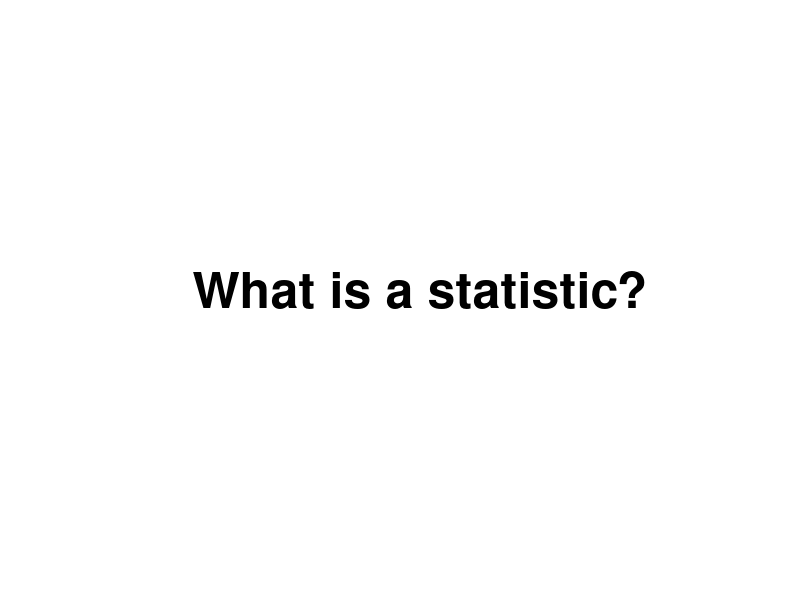
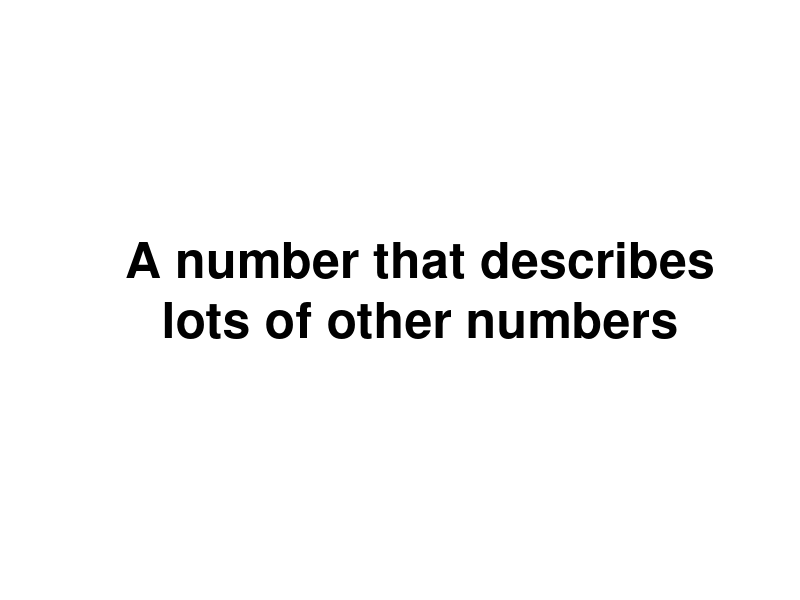
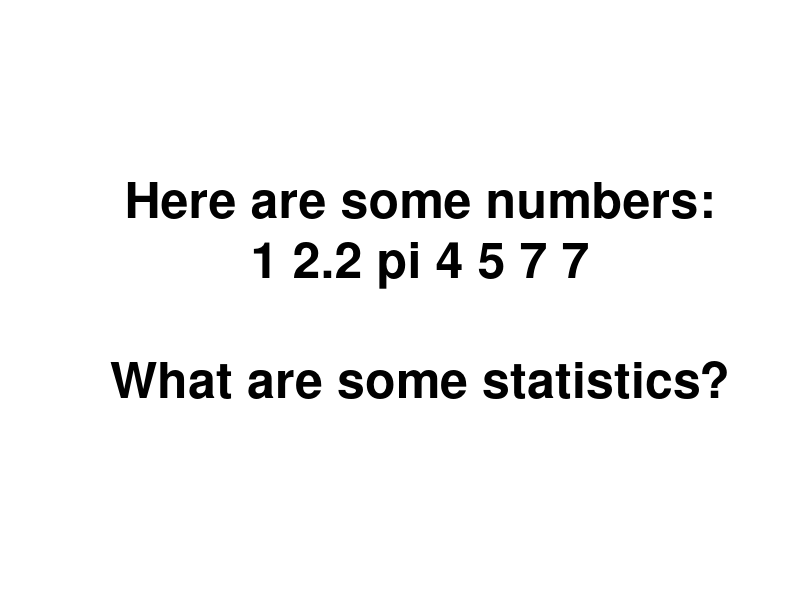
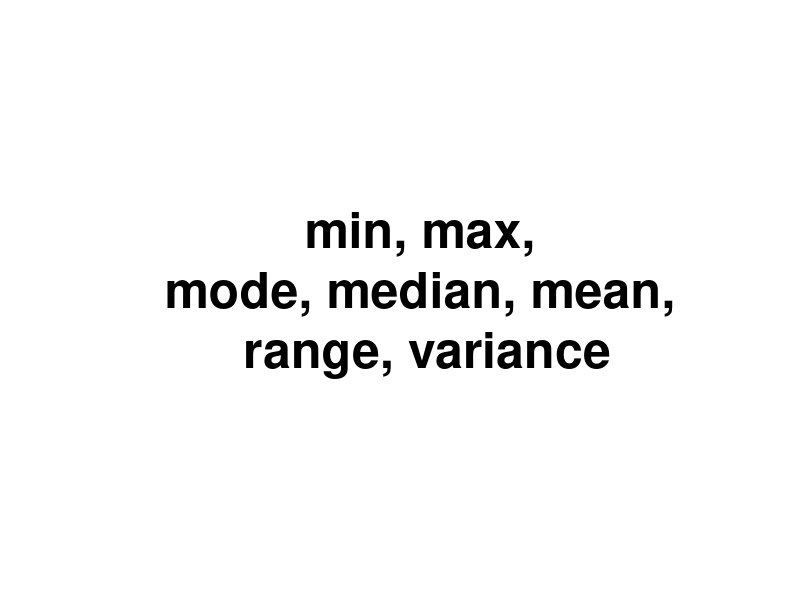
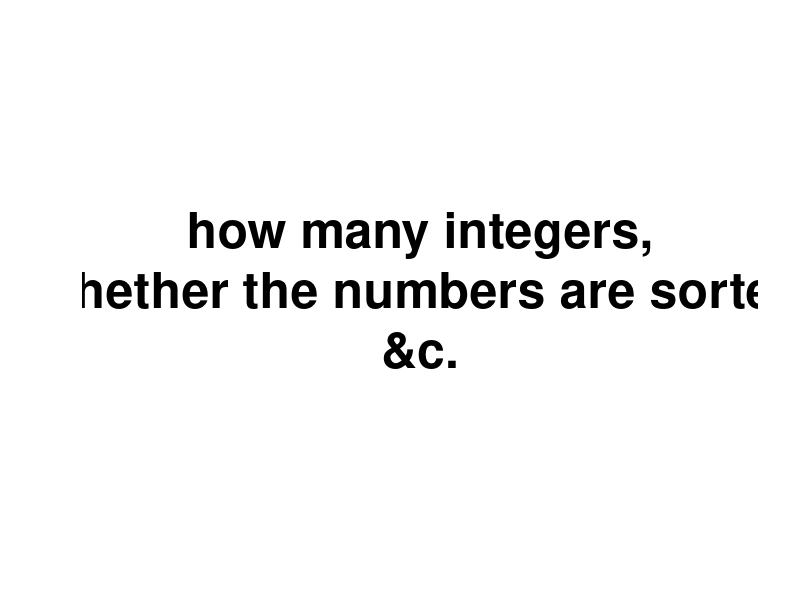
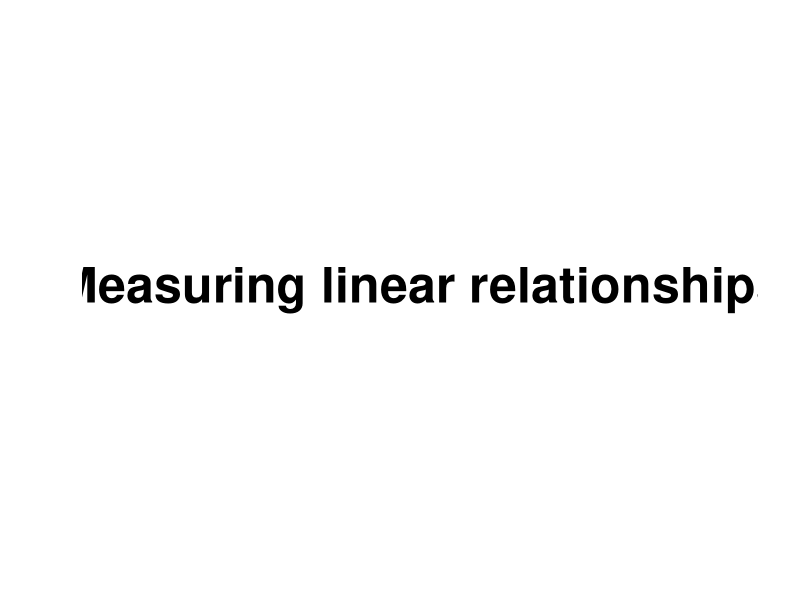
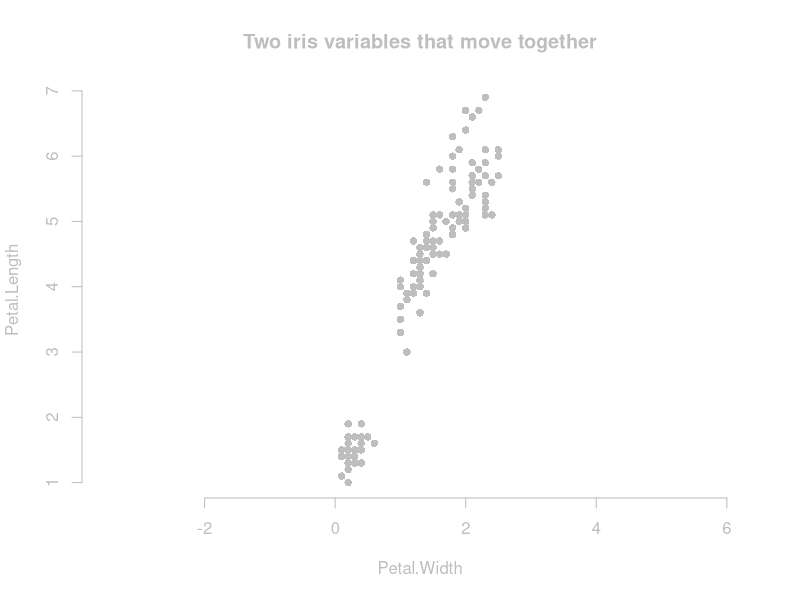
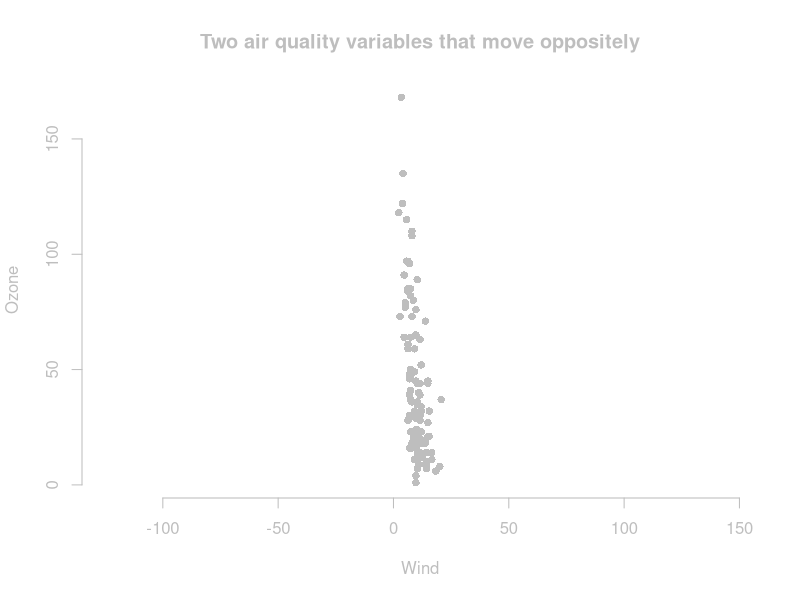

The R script that drew these images, in order:
attach(iris)
attach(na.omit(airquality))
attach(cars)

baseplot <- function(main, ...) {
  plot(..., type = 'p', bty = 'n',
    main = main, pch = 21, bg = 'grey', col = NULL,
    asp = 1,
    col.axis = 'grey', col.lab = 'grey', col.main = 'grey', fg = 'grey')
}
irisplot <- function(main) {
  baseplot(main, Petal.Length ~ Petal.Width)
}

meanplot <- function(main) {
  irisplot(main)
  abline(h = mean(Petal.Length), lty = 2)
  abline(v = mean(Petal.Width), lty = 2)
}

interjection <- function(main) {
  plot.new()
  text(0.5, 0.5, cex = 3, label = main, font = 2)
}

slides <- function() {

# Introduction
interjection('What is a statistic?')
interjection('A number that describes\nlots of other numbers')
interjection('Here are some numbers:\n1 2.2 pi 4 5 7 7\n\nWhat are some statistics?')
interjection('min, max,\nmode, median, mean,\n range, variance')
interjection('how many integers,\nwhether the numbers are sorted\n&c.')
interjection('')
interjection('Measuring linear relationships')

# Three datasets
irisplot('Two iris variables that move together')

rand <- data.frame(x = rnorm(100), y = rnorm(100))
baseplot('Two air quality variables that move oppositely', Ozone ~ Wind) 

baseplot('Normal random noise', rand$y ~ rand$x)

# Motivation for covariance
interjection('We want a number\nthat describes\nwhether two variables\nmove together.')

irisplot('It should be high for these variables')

rand <- data.frame(x = rnorm(100), y = rnorm(100))
baseplot('It should be low for these variables', Ozone ~ Wind) 

baseplot('It should be near zero for these variables', rand$y ~ rand$x)

# Computing covariance
interjection('Covariance')

irisplot('The iris variables')

meanplot('Find the means')

meanplot('Draw a rectangle')
rect(xleft = mean(Petal.Width),
     ybottom = mean(Petal.Length),
     xright = Petal.Width[c(44,72)],
     ytop = Petal.Length[c(44,72)])

irisplot('Draw all the rectangles')
valence <- (Petal.Length - mean(Petal.Length)) *
           (Petal.Width - mean(Petal.Width)) > 0
rect(xleft = mean(Petal.Width),
     ybottom = mean(Petal.Length),
     xright = Petal.Width,
     ytop = Petal.Length,
     col = rgb(1-valence, 0, valence,.1),
     lty = 'blank')

irisplot('Why did I color them blue and red?')
valence <- (Petal.Length - mean(Petal.Length)) *
           (Petal.Width - mean(Petal.Width)) > 0
rect(xleft = mean(Petal.Width),
     ybottom = mean(Petal.Length),
     xright = Petal.Width,
     ytop = Petal.Length,
     col = rgb(1-valence, 0, valence,.1),
     lty = 'blank')

irisplot('Why did I color them blue and red?')
valence <- (Petal.Length - mean(Petal.Length)) *
           (Petal.Width - mean(Petal.Width)) > 0
rect(xleft = mean(Petal.Width),
     ybottom = mean(Petal.Length),
     xright = Petal.Width,
     ytop = Petal.Length,
     col = rgb(1-valence, 0, valence,.1),
     lty = 'blank')
text(x = max(Petal.Width), y = max(Petal.Length), pos = 2, label = 'Evidence of\nmovement together')
text(x = min(Petal.Width), y = min(Petal.Length), pos = 4, label = 'Evidence of\nmovement together')
text(x = max(Petal.Width), y = min(Petal.Length), pos = 2, label = 'Evidence of\nmovement oppositely')
text(x = min(Petal.Width), y = max(Petal.Length), pos = 4, label = 'Evidence of\nmovement oppositely')

plot(c(-1,1),c(-1,1),main = 'Add the blues together. (This is at a different scale.)',
  type = 'n', axes = F, xlab = '', ylab = '')
rect(xleft = -1, ybottom = -1, xright = 1, ytop = 1, lty = 'blank', col = 'blue')

plot(c(-1,1),c(-1,1),main = 'Add the reds together.',
  type = 'n', axes = F, xlab = '', ylab = '')
rect(xleft = -1, ybottom = -1, xright = 1, ytop = 1, lty = 'blank', col = 'blue')
rect(xleft = .8, ybottom = -1, xright = 1, ytop = -.8, lty = 'blank', col = 'red')

plot(c(-1,1),c(-1,1),main = 'Subtract the reds.',
  type = 'n', axes = F, xlab = '', ylab = '')
rect(xleft = -1, ybottom = -1, xright = 1, ytop = 1, lty = 'blank', col = 'blue')
rect(xleft = .8, ybottom = -1, xright = 1, ytop = -.8, lty = 'blank', col = 'white')

plot(c(-1,1),c(-1,1),main = 'Divide into as many equal pieces as we have irises (n).',
  type = 'n', axes = F, xlab = '', ylab = '')
rect(xleft = -1, ybottom = -1, xright = 1, ytop = 1, lty = 'blank', col = 'blue')
rect(xleft = .8, ybottom = -1, xright = 1, ytop = -.8, lty = 'blank', col = 'white')
abline(v = 2 * (-.5 + ((1:nrow(iris))/nrow(iris))))

plot(c(-1,1),c(-1,1),main = 'This blue sliver is the covariance.',
  type = 'n', axes = F, xlab = '', ylab = '')
rect(xleft = -.3, xright = -.3 + (.5/nrow(iris)), ybottom = -1, ytop = 1,
  col = 'blue', lty = 'blank')

interjection('Let\'s review the previous slides quickly.')
interjection('')

irisplot('What if we have more red than blue?')
valence <- (Ozone - mean(Ozone)) *
           (Wind - mean(Wind)) > 0
rect(xleft = mean(Wind),
     ybottom = mean(Ozone),
     xright = Wind,
     ytop = Ozone,
     col = rgb(1-valence, 0, valence,.1),
     lty = 'blank')

plot(c(-1,1),c(-1,1),main = 'Add the blues together. (This is at a different scale.)',
  type = 'n', axes = F, xlab = '', ylab = '')
rect(xleft = -1, ybottom = .8, xright = -.8, ytop = 1, lty = 'blank', col = 'blue')

plot(c(-1,1),c(-1,1),main = 'Add the reds together.',
  type = 'n', axes = F, xlab = '', ylab = '')
rect(xleft = -1, ybottom = -1, xright = 1, ytop = 1, lty = 'blank', col = 'red')
rect(xleft = -1, ybottom = .8, xright = -.8, ytop = 1, lty = 'blank', col = 'blue')

plot(c(-1,1),c(-1,1),main = 'Subtract the reds.',
  type = 'n', axes = F, xlab = '', ylab = '')
rect(xleft = -1, ybottom = -1, xright = 1, ytop = 1, lty = 'blank', col = 'red')
rect(xleft = -1, ybottom = .8, xright = -.8, ytop = 1, lty = 'blank', col = 'white')

plot(c(-1,1),c(-1,1),main = 'Divide into as many equal pieces as we have irises (n).',
  type = 'n', axes = F, xlab = '', ylab = '')
rect(xleft = -1, ybottom = -1, xright = 1, ytop = 1, lty = 'blank', col = 'red')
rect(xleft = -1, ybottom = .8, xright = -.8, ytop = 1, lty = 'blank', col = 'white')
abline(v = 2 * (-.5 + ((1:nrow(iris))/nrow(iris))))

plot(c(-1,1),c(-1,1),main = 'This red sliver is the covariance.',
  type = 'n', axes = F, xlab = '', ylab = '')
rect(xleft = -.3, xright = -.3 + (.5/nrow(iris)), ybottom = -1, ytop = 1,
  col = 'red', lty = 'blank')

plot(c(-1,1),c(-1,1),main = 'This red sliver is the covariance.',
  type = 'n', axes = F, xlab = '', ylab = '')
rect(xleft = -.3, xright = -.3 + (.5/nrow(iris)), ybottom = -1, ytop = 1,
  col = 'red', lty = 'blank')
text(.3, 0, 'But it\'s negative!')

baseplot('What if we have as much red as blue?', rand$y ~ rand$x)
valence <- (rand$y - mean(rand$y)) *
           (rand$x - mean(rand$x)) > 0
rect(xleft = mean(rand$x),
     ybottom = mean(rand$y),
     xright = rand$x,
     ytop = rand$y,
     col = rgb(1-valence, 0, valence,.1),
     lty = 'blank')

plot(c(-1,1),c(-1,1),main = 'Add the blues together. (This is at a different scale.)',
  type = 'n', axes = F, xlab = '', ylab = '')
rect(xleft = -.45, ybottom = -.45, xright = .55, ytop = .55, lty = 'blank', col = 'blue')

plot(c(-1,1),c(-1,1),main = 'Add the reds together.',
  type = 'n', axes = F, xlab = '', ylab = '')
rect(xleft = -.55, ybottom = -.55, xright = .45, ytop = .45, lty = 'blank', col = 'red')

plot(c(-1,1),c(-1,1),main = 'Subtract the reds.',
  type = 'n', axes = F, xlab = '', ylab = '')
points(0,0)
text(0,-.5, '(Covariance is zero.)')


# Computing variance
interjection('Variance')
interjection('Variance tells us\nhow spread out\nsome numbers are.')
interjection('1, 4, 8, 10\nvs\n4, 4, 5, 6')
interjection('The variance of a variable is\nthe covariance of the variable\nwith itself.')

irisplot('Our two iris variables from before')
interjection('Let\'s look at just one of them.')
baseplot('The points all fall along the same line.', Petal.Length, Petal.Length)
interjection('Let\'s find the variance of Petal.Length')

baseplot('Draw all the rectangles', Petal.Length, Petal.Length)
rect(xleft = mean(Petal.Length),
     ybottom = mean(Petal.Length),
     xright = Petal.Length,
     ytop = Petal.Length,
     col = rgb(0, 0, 1,.1),
     lty = 'blank')

baseplot('Why no red rectangles?', Petal.Length, Petal.Length)
rect(xleft = mean(Petal.Length),
     ybottom = mean(Petal.Length),
     xright = Petal.Length,
     ytop = Petal.Length,
     col = rgb(0, 0, 1,.1),
     lty = 'blank')

plot(c(-1,1),c(-1,1),main = 'Add the blues together. (This is at a different scale.)',
  type = 'n', axes = F, xlab = '', ylab = '')
rect(xleft = -1, ybottom = -1, xright = 1, ytop = 1, lty = 'blank', col = 'blue')

plot(c(-1,1),c(-1,1),main = 'We have no reds to subtract.',
  type = 'n', axes = F, xlab = '', ylab = '')
rect(xleft = -1, ybottom = -1, xright = 1, ytop = 1, lty = 'blank', col = 'blue')

plot(c(-1,1),c(-1,1),main = 'Divide into as many equal pieces as we have irises (n).',
  type = 'n', axes = F, xlab = '', ylab = '')
rect(xleft = -1, ybottom = -1, xright = 1, ytop = 1, lty = 'blank', col = 'blue')
abline(v = 2 * (-.5 + ((1:nrow(iris))/nrow(iris))))

plot(c(-1,1),c(-1,1),main = 'This blue sliver is the variance.',
  type = 'n', axes = F, xlab = '', ylab = '')
rect(xleft = -.3, xright = -.3 + (.5/nrow(iris)), ybottom = -1, ytop = 1,
  col = 'blue', lty = 'blank')

interjection('Let\'s review again.')

interjection('')

# Correlation
interjection('A problem with covariance')
interjection('Covariance has units!\n\n(x-unit times y-unit)')
interjection('Which relationship is stronger\n(more linear)?')

par(mfrow = 1:2)
.cov <- round(cov(Petal.Length,Petal.Width), 2)
irisplot(paste0('Irises (cov = ', .cov, ' cm^2)'))
.cov <- round(cov(speed,dist), 2)
baseplot(paste0('Cars (cov =', .cov, ' mph*ft)'), speed ~ dist)
par(mfrow = c(1,1))

interjection('Oh noes!')
interjection('We can divide\nthe covariance\nby the variances\nto standardize it.')

a <- sd(Petal.Length)
b <- sd(Petal.Width)
ab <- max(a,b)

corbase <- function(main = '', low = -1) {
  plot(c(low * ab,ab),c(low * ab,ab),main = main, type = 'n', axes = F, xlab = '', ylab = '', asp = 1)
  rect(xright = 0, ybottom = 0, xleft = -a, ytop = a, col = 'grey', lty = 'blank')
  text(-a/2,a/2,'var(Petal.Width)')
  rect(xleft = 0, ytop = 0, xright = b, ybottom = -b, col = 'grey', lty = 'blank')
  text(b/2,-b/2,'var(Petal.Length)')
}

corbase()
rect(xleft = 0, ybottom = 0, xright = b, ytop = a, col = 'black', lty = 'blank')
text(b/2,a/2,'sd(Petal.Width)*\nsd(Petal.Length)', col = 'white')

corbase()
rect(xleft = 0, ybottom = 0, xright = b, ytop = a, col = 'black', lty = 'blank')
text(b/2,a/2,'sd(Petal.Width)*\nsd(Petal.Length)', col = 'white')
text(-a/2,-b/2,'The black rectangle is\nlike an average variance.')

corbase()
rect(xleft = 0, ybottom = 0, xright = b, ytop = a, col = 'black', lty = 'blank')
text(b/2,a/2,'sd(Petal.Width)*\nsd(Petal.Length)', col = 'white')
text(-a/2,-b/2,'cov(Petal.Width,Petal.Length)\ncannot be bigger than\nblack rectangle.')

interjection('Why?')

baseplot('Covariance has red rectangles.', Petal.Length, Petal.Length)
rect(xleft = mean(Petal.Length),
     ybottom = mean(Petal.Length),
     xright = Petal.Length,
     ytop = Petal.Length,
     col = rgb(0, 0, 1,.1),
     lty = 'blank')

baseplot('Variance doesn\'t have red rectangles.', Petal.Length, Petal.Length)
rect(xleft = mean(Petal.Length),
     ybottom = mean(Petal.Length),
     xright = Petal.Length,
     ytop = Petal.Length,
     col = rgb(0, 0, 1,.1),
     lty = 'blank')

corbase()
rect(xleft = 0, ybottom = 0, xright = b, ytop = a, col = 'black', lty = 'blank')
text(b/2,a/2,'sd(Petal.Width)*\nsd(Petal.Length)', col = 'white')
text(-a/2,-b/2,'cov(Petal.Width,Petal.Length)\ncannot be bigger than\nblack rectangle.')

corbase('Let\'s zoom in.', low = -.1)
rect(xleft = 0, ybottom = 0, xright = b, ytop = a, col = 'black', lty = 'blank')

r <-  cor(Petal.Length,Petal.Width)
corbase('Squish covariance vertically into the rectangle.', low = -.1)
rect(xleft = 0, ybottom = 0, xright = b, ytop = a, col = 'black', lty = 'blank')
rect(xleft = 0, ybottom = 0, xright = b, ytop = a * r, col = 'blue', lty = 'blank')

interjection('Correlation (R)\nis the ratio of\nthe small rectangle\nto the big rectangle.')

corbase('Squish covariance vertically into the rectangle.', low = -.1)
rect(xleft = 0, ybottom = 0, xright = b, ytop = a, col = 'black', lty = 'blank')
rect(xleft = 0, ybottom = 0, xright = b, ytop = a * r, col = 'blue', lty = 'blank')
text(b/2,r*a/2,'cov(Petal.Width, Petal.Length)', col = 'blue')
text(0, r*a/2, 'R * sd(Petal.Length')

corbase('Squish covariance horizontally into the rectangle.', low = -.1)
rect(xleft = 0, ybottom = 0, xright = b, ytop = a, col = 'black', lty = 'blank')
rect(xleft = 0, ybottom = 0, xright = b * r, ytop = a, col = 'blue', lty = 'blank')
text(r*b/2,a/2,'cov(Petal.Width, Petal.Length)', col = 'blue')
text(r*b/2, 0, 'R * sd(Petal.Width', pos = 2)

interjection('People like to\ntalk about R-squared.')

corbase('Intersect the two squished covariance rectangles.', low = -.1)
rect(xleft = 0, ybottom = 0, xright = b, ytop = a, col = 'black', lty = 'blank')
rect(xleft = 0, ybottom = 0, xright = b * r, ytop = a * r, col = 'purple', lty = 'blank')
text(r*b/2,a/2,'cov(Petal.Width, Petal.Length)', col = 'purple')
text(0, r*a/2, 'R ^ 2 * sd(Petal.Length')
text(r*b/2, 0, 'R ^ 2 * sd(Petal.Width', pos = 2)

interjection('What if covariance is negative (red)?')

corbase('R is the same, just negative.', low = -.1)
rect(xleft = 0, ybottom = 0, xright = b, ytop = a, col = 'black', lty = 'blank')
rect(xleft = 0, ybottom = 0, xright = b, ytop = a * r, col = 'red', lty = 'blank')
text(b/2,r*a/2,'cov(Ozone, Wind)', col = 'red')
text(0, r*a/2, 'r * sd(Wind')

corbase('R-squared is the same, and it is always positive.', low = -.1)
rect(xleft = 0, ybottom = 0, xright = b, ytop = a, col = 'black', lty = 'blank')
rect(xleft = 0, ybottom = 0, xright = b * r, ytop = a * r, col = 'purple', lty = 'blank')
text(r*b/2,a/2,'cov(Ozone, Wind)', col = 'purple')
text(0, r*a/2, 'r ^ 2 * sd(Wind')
text(r*b/2, 0, 'r ^ 2 * sd(Ozone', pos = 2)

corbase('Zoom back out.')
rect(xleft = 0, ybottom = 0, xright = b, ytop = a, col = 'black', lty = 'blank')
rect(xleft = 0, ybottom = 0, xright = b, ytop = a * r, col = 'red', lty = 'blank')
text(b/2,r*a/2,'cov(Ozone, Wind)', col = 'red')
text(0, r*a/2, 'r * sd(Wind')

interjection('(Review correlation briefly.)')

interjection('')
interjection('If we transform the covariance a bit,\nwe can also make predictions.')
interjection('Let\'s use x to predict y.')
interjection('y = b0  + b1 * x')
interjection('Let\'s invent b1.')
interjection('')
interjection('What values should it have?')
interjection('If covariance is high\nand x is high,\ny should be high.\n\n(b1 is very positive.)')
interjection('If covariance is high\nand x is low,\ny should be low.\n\n(b1 is very negative.)')
interjection('If covariance is low,\nwe have no idea what y is.\n\n(b1 is around zero.)')
interjection('')
interjection('Let\'s think about units again.')

plot(c(-1,1),c(-1,1),main = 'Covariance is an area; its unit is the product of the x and y units.',
  type = 'n', axes = F, xlab = '', ylab = '')
rect(xleft = -.3, xright = -.3 + (.5/nrow(iris)), ybottom = -1, ytop = 1,
  col = 'blue', lty = 'blank')

plot(c(-1,1),c(-1,1),main = 'Variance is a special covariance; its unit is the square of the x unit.',
  type = 'n', axes = F, xlab = '', ylab = '')
rect(xleft = -.3, xright = -.3 + (.5/nrow(iris)), ybottom = -1, ytop = 1,
  col = 'blue', lty = 'blank')

corbase('Correlation is a ratio of areas with the same units.', low = -.1)
rect(xleft = 0, ybottom = 0, xright = b, ytop = a, col = 'black', lty = 'blank')
rect(xleft = 0, ybottom = 0, xright = b, ytop = a * r, col = 'blue', lty = 'blank')
text(b/2,r*a/2,'cov(Petal.Width, Petal.Length)', col = 'blue')
text(0, r*a/2, 'R * sd(Petal.Length')

interjection('The unit of b1 must be y-unit/x-unit.')

corbase('Our covariance picture')
blue <-  rgb(0,0,1,.5)
rect(xleft = 0, ybottom = 0, xright = b, ytop = a * r, col = 'blue', lty = 'blank')
text(b,r*a/2,'cov(Petal.Width,\nPetal.Length)', col = 'white', font = 2, pos = 2)
text(0, a*2/3, 'R * sd(Petal.Length)', pos = 2, col = 'black', font = 1, srt = 90)

.adj <- cov(Petal.Width,Petal.Length)/sd(Petal.Length)
corbase('Lay the covariance over one of the variances instead.')
rect(xleft = -a, xright = 0, ybottom = a * (1 - .adj), ytop = a, col = 'blue', lty = 'blank')
text(-a/2,a/2,'cov(Petal.Width, Petal.Length)', col = 'white', font = 2)

corbase('Petal.Width = b0 + b1 * Petal.Length')
rect(xleft = -a, xright = 0, ybottom = a * (1 - .adj), ytop = a, col = 'blue', lty = 'blank')
text(-a/2,a/2,'cov(Petal.Width, Petal.Length)', col = 'white', font = 2)
text(0,a/2,'b1 * sd(Petal.Length)', col = 'blue', pos = 4)

.adj <- cov(Petal.Width,Petal.Length)/sd(Petal.Width)
corbase('Lay the covariance over the other variance.')
rect(xleft = 0, xright = b, ybottom = -b, ytop = -b  * (1 - .adj), col = blue, lty = 'blank')
text(a/3,0,'cov(Petal.Width,\nPetal.Length)', col = 'black', font = 2)
text(a/2,0,'b1 * sd(Petal.Length)', col = 'blue', font = 2, srt = -90)

}


pdf('doodles.pdf', width = 11, height = 8.5)
slides()
dev.off()
